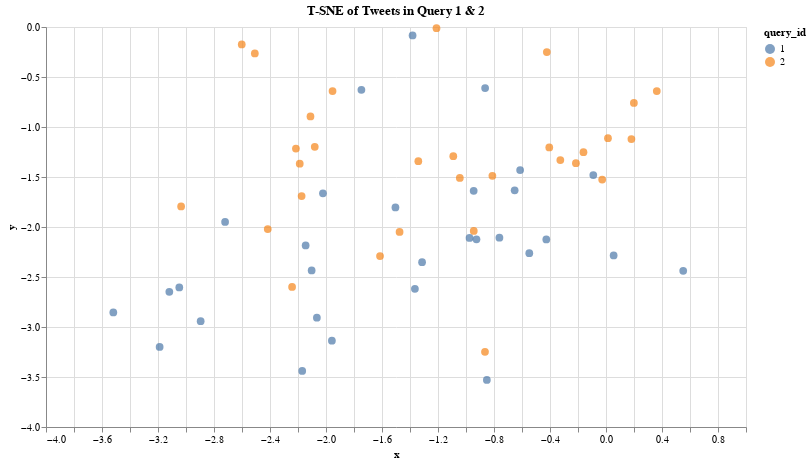

Notebook source saved alongside this figure:
### Code cell
scatter_plot = alt.Chart(df_plot).mark_circle(size=60).encode(
    x='x',
    y='y',
    color='query_id:N', 
    tooltip=['docId', 'query_id']
).properties(
    width=700,
    height=400,
    title='T-SNE of Tweets in Query 1 & 2'
)

scatter_plot.display()

### Figure 1 — Vega-Lite specification as saved in the notebook (floating-point values rounded to 4 significant figures)
{"config": {"view": {"continuousWidth": 300, "continuousHeight": 300}}, "data": {"name": "data-b1c96927d4535ec6b17e0b046fcd479f"}, "mark": {"type": "circle", "size": 60}, "encoding": {"color": {"field": "query_id", "type": "nominal"}, "tooltip": [{"field": "docId", "type": "nominal"}, {"field": "query_id", "type": "quantitative"}], "x": {"field": "x", "type": "quantitative"}, "y": {"field": "y", "type": "quantitative"}}, "height": 400, "title": "T-SNE of Tweets in Query 1 & 2", "width": 700, "$schema": "https://vega.github.io/schema/vega-lite/v5.20.1.json", "datasets": {"data-b1c96927d4535ec6b17e0b046fcd479f": [{"x": -0.8644, "y": -3.248, "docId": "doc_12", "query_id": 2.0}, {"x": 0.01406, "y": -1.112, "docId": "doc_17", "query_id": 2.0}, {"x": -1.341, "y": -1.342, "docId": "doc_18", "query_id": 2.0}, {"x": -0.4052, "y": -1.205, "docId": "doc_19", "query_id": 2.0}, {"x": -2.08, "y": -1.198, "docId": "doc_103", "query_id": 2.0}, {"x": -0.3262, "y": -1.331, "docId": "doc_108", "query_id": 2.0}, {"x": -0.8115, "y": -1.489, "docId": "doc_120", "query_id": 2.0}, {"x": -1.747, "y": -0.6282, "docId": "doc_156", "query_id": 1.0}, {"x": -0.161, "y": -1.251, "docId": "doc_162", "query_id": 2.0}, {"x": -2.508, "y": -0.2639, "docId": "doc_189", "query_id": 2.0}, {"x": 0.1815, "y": -1.121, "docId": "doc_285", "query_id": 2.0}, {"x": -1.091, "y": -1.292, "docId": "doc_319", "query_id": 2.0}, {"x": -2.188, "y": -1.366, "docId": "doc_427", "query_id": 2.0}, {"x": 0.3628, "y": -0.6405, "docId": "doc_460", "query_id": 2.0}, {"x": 0.1992, "y": -0.7592, "docId": "doc_748", "query_id": 2.0}, {"x": -0.7613, "y": -2.107, "docId": "doc_1039", "query_id": 1.0}, {"x": -0.9253, "y": -2.123, "docId": "doc_1047", "query_id": 1.0}, {"x": -2.174, "y": -1.69, "docId": "doc_1566", "query_id": 2.0}, {"x": -1.474, "y": -2.049, "docId": "doc_1651", "query_id": 2.0}, {"x": -0.2149, "y": -1.362, "docId": "doc_1666", "query_id": 2.0}, {"x": -1.314, "y": -2.352, "docId": "doc_1685", "query_id": 1.0}, {"x": -3.035, "y": -1.794, "docId": "doc_1785", "query_id": 2.0}, {"x": -2.17, "y": -3.439, "docId": "doc_2100", "query_id": 1.0}, {"x": -1.044, "y": -1.509, "docId": "doc_2528", "query_id": 2.0}, {"x": -2.215, "y": -1.215, "docId": "doc_2653", "query_id": 2.0}, {"x": -3.519, "y": -2.854, "docId": "doc_2732", "query_id": 1.0}, {"x": -0.9446, "y": -2.039, "docId": "doc_3005", "query_id": 2.0}, {"x": -2.111, "y": -0.8945, "docId": "doc_3076", "query_id": 2.0}, {"x": -2.602, "y": -0.1742, "docId": "doc_3116", "query_id": 2.0}, {"x": -0.6524, "y": -1.634, "docId": "doc_3287", "query_id": 1.0}, {"x": -2.145, "y": -2.185, "docId": "doc_3474", "query_id": 1.0}, {"x": -0.8634, "y": -0.611, "docId": "doc_3497", "query_id": 1.0}, {"x": -0.09074, "y": -1.48, "docId": "doc_3570", "query_id": 1.0}, {"x": -1.953, "y": -0.6412, "docId": "doc_3646", "query_id": 2.0}, {"x": -0.4226, "y": -0.2508, "docId": "doc_3682", "query_id": 2.0}, {"x": -1.211, "y": -0.0119, "docId": "doc_3927", "query_id": 2.0}, {"x": 0.5515, "y": -2.438, "docId": "doc_3954", "query_id": 1.0}, {"x": -3.188, "y": -3.2, "docId": "doc_4053", "query_id": 1.0}, {"x": -2.416, "y": -2.021, "docId": "doc_4176", "query_id": 2.0}, {"x": -0.02723, "y": -1.526, "docId": "doc_4304", "query_id": 2.0}, {"x": -2.022, "y": -1.663, "docId": "doc_5480", "query_id": 1.0}, {"x": -2.721, "y": -1.949, "docId": "doc_5512", "query_id": 1.0}, {"x": -2.103, "y": -2.435, "docId": "doc_5751", "query_id": 1.0}, {"x": -0.4264, "y": -2.124, "docId": "doc_5899", "query_id": 1.0}, {"x": -2.895, "y": -2.942, "docId": "doc_6477", "query_id": 1.0}, {"x": -2.065, "y": -2.907, "docId": "doc_8066", "query_id": 1.0}, {"x": -3.048, "y": -2.605, "docId": "doc_8819", "query_id": 1.0}, {"x": -1.504, "y": -1.805, "docId": "doc_9180", "query_id": 1.0}, {"x": -1.958, "y": -3.137, "docId": "doc_9696", "query_id": 1.0}, {"x": -3.119, "y": -2.648, "docId": "doc_9850", "query_id": 1.0}, {"x": -1.382, "y": -0.084, "docId": "doc_9937", "query_id": 1.0}, {"x": -0.9452, "y": -1.638, "docId": "doc_10048", "query_id": 1.0}, {"x": -0.851, "y": -3.53, "docId": "doc_10272", "query_id": 1.0}, {"x": 0.0546, "y": -2.284, "docId": "doc_11229", "query_id": 1.0}, {"x": -0.6134, "y": -1.43, "docId": "doc_11298", "query_id": 1.0}, {"x": -0.5479, "y": -2.262, "docId": "doc_12080", "query_id": 1.0}, {"x": -1.365, "y": -2.618, "docId": "doc_16436", "query_id": 1.0}, {"x": -0.9747, "y": -2.109, "docId": "doc_23088", "query_id": 1.0}, {"x": -2.242, "y": -2.6, "docId": "doc_43341", "query_id": 2.0}, {"x": -1.614, "y": -2.29, "docId": "doc_43540", "query_id": 2.0}]}}
